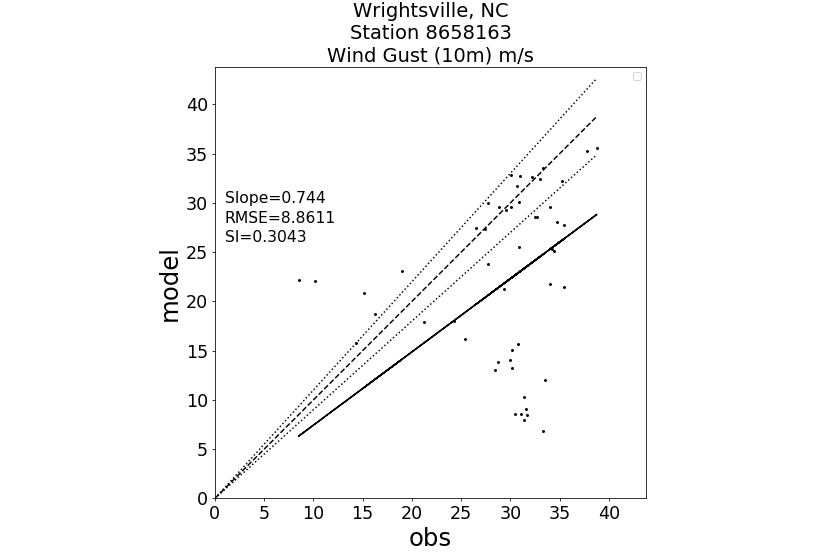

This chart was generated by the following Python code:
#!/bin/bash

from pandas import read_csv
import numpy as np
import matplotlib.pyplot as plt
import array
from scipy import stats
from sklearn.linear_model import LinearRegression
from sklearn import metrics

date = []
time = np.arange(51)
obs_wind = []
obs_gust = []
obs_wdir = []
obs_psfc = []
mod_wind = []
mod_gust = []
mod_wdir = []
mod_psfc = []


dataset = read_csv('wrightsville_ready.csv', delimiter = ',')
dataset.replace(to_replace=9999, value=np.nan, inplace=True)

obs_gust = dataset[['OBS_GUST_WV']].fillna(0)
mod_gust = dataset[['MODEL_GUST_WV']].fillna(0)

'''
#print(obs_wind)
w = 12 
h = 8 
d = 70
plt.figure(figsize=(w,h), dpi=d)
plt.plot(time,obs_gust, color='blue', label='OBS')
plt.plot(time,mod_gust, color='red', label='MODEL')
plt.ylim([0,50])
plt.xlim([0,45])
plt.xlabel('Oct 2012 (UTC/Date)', fontsize=30)
plt.ylabel('Wind Gust (m/s)', fontsize=30)
#plt.xticks(fontsize=20)
positions = (1,12,24,36)
labels = ("12/23","18/29","00/30","06/30")
plt.xticks(positions, labels, fontsize=20)
plt.yticks(fontsize=20)
plt.title('Cape May, NJ\nStation 8536110', fontsize=25)
plt.legend(prop={"size":20})
plt.show()
'''

w = 12
h = 8
d = 70
plt.figure(figsize=(w,h), dpi=d)
 # Compare with Simple Linear Regression
model = np.array(mod_gust)
observations = np.array(obs_gust)
linreg = LinearRegression(fit_intercept=False)  # Regression through origin
linreg.fit(observations[:],model[:])
y_pred = linreg.predict(observations[:])
intercept = 0. #linreg.intercept_[0]
slope = float(linreg.coef_[0])
rmse = np.sqrt(metrics.mean_squared_error(model[:],y_pred))
si = rmse/np.mean(observations)
print("Intercept ="+str(intercept))
print("Slope ="+str(slope))
print("RMSE = "+str(rmse))
print("SI = "+str(si))

plt.clf()
plt.plot(observations, model, 'ko', markersize=2)
plt.plot(observations, intercept + observations*slope, 'k-')
plt.plot([0, max(observations)], [0, max(observations)], 'k--')
plt.plot([0, max(observations)], [0, 0.9*max(observations)], 'k:')
plt.plot([0, max(observations)], [0, 1.1*max(observations)], 'k:')
plt.xlabel("obs", fontsize=25)
plt.ylabel("model", fontsize=25)
plt.yticks(fontsize=18)
plt.xticks(fontsize=18)
plt.xlim([0, max(max(model)+5, max(observations)+5)])
plt.ylim([0, max(max(model)+5, max(observations)+5)])
plt.gca().set_aspect('equal', adjustable='box')
plt.text(1.0,  30.0, "Slope="+"{:.3f}".format(slope), fontsize=16)
plt.text(1.0,  28.0, "RMSE="+"{:.4f}".format(rmse), fontsize=16)
plt.text(1.0,  26.0, "SI="+"{:.4f}".format(si), fontsize=16)
plt.title('Wrightsville, NC\nStation 8658163\nWind Gust (10m) m/s', fontsize=20)
plt.legend()
plt.savefig('wrightsville_gust.png')
plt.show()
